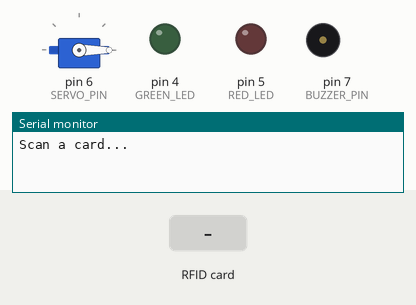
Simulated run of this sketch. Board: Arduino Uno, built with avr-gcc and run on an emulated ATmega328P. Shown: servo, output pins drawn as LEDs (lit = HIGH), buzzer (waves = sounding), the last lines printed to the serial monitor. Dashed ring = blinking. The inputs (shaded band) are chosen by the test bench. Pins used as bus, display or sensor lines are not drawn.

Above: at 1.2 s.
1.3 s: RFID card 5E 7A 19 C4 held to the reader
At 1.38 s:
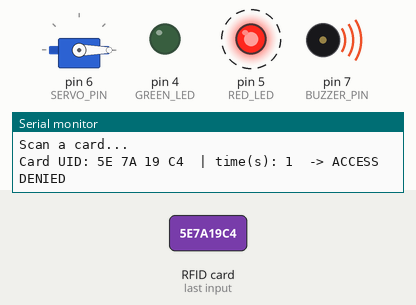
4.3 s: RFID card A1 B2 C3 D4 held to the reader
At 5.3 s:
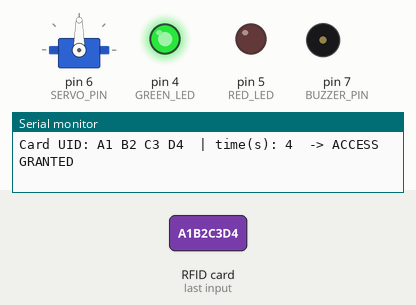
5.9 s: RFID card DE AD BE EF held to the reader
At 7.39 s:
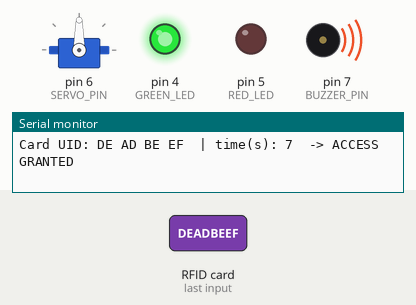
Timing chart, 0 to 11.8 s (numbered marks = the images above; inputs shaded):
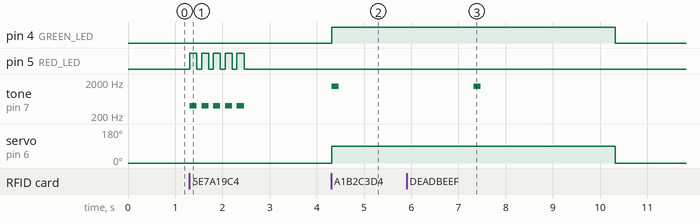

Measured:
- after the input at 1.3 s, pin 5 (RED_LED): alternates HIGH for 0.15 s and LOW for 0.10 s, 10 changes in all, then stays LOW, starting at once; tone on pin 7 (BUZZER_PIN): alternates 400 Hz for 0.15 s and silent for 0.10 s, 10 changes in all, then stays silent, starting at once
- after the input at 4.3 s, pin 4 (GREEN_LED): LOW → HIGH at once; tone on pin 7 (BUZZER_PIN): silent → 1500 Hz at once, → silent 0.15 s later; servo on pin 6 (SERVO_PIN): 0° → 90° at once
- after the input at 5.9 s, pin 4 (GREEN_LED): HIGH → LOW after 4.4 s instead of 1.4 s; tone on pin 7 (BUZZER_PIN): silent → 1500 Hz after 1.4 s, → silent 0.15 s later; servo on pin 6 (SERVO_PIN): 90° → 0° after 4.4 s instead of 1.4 s

The sketch:

21_rfid_door_lock.ino
```cpp
/*
  المستوى المتوسط — المشروع 6: قفل الأبواب الذكي وسجل الحضور (RFID RC522)
  كتاب: 38 مشروع في شهر — لؤي النصري (@robotlouay)

  المكتبة: MFRC522 (GithubCommunity)
  التوصيل:
    RC522: 3.3V → 3.3V (وليس 5V!)  GND → GND  RST → Pin 9  SDA(SS) → Pin 10
           MOSI → Pin 11   MISO → Pin 12   SCK → Pin 13
    Servo: إشارة → Pin 6   أحمر → 5V   بني → GND
    LED أخضر ← 220Ω ← Pin 4     LED أحمر ← 220Ω ← Pin 5
    Buzzer (+) → Pin 7
  الخطوة 1: قرّب بطاقتك وانسخ الـ UID من Serial Monitor.
  الخطوة 2: ضعه في جدول allowed[] ثم ارفع الكود من جديد.
*/

#include <SPI.h>
#include <MFRC522.h>
#include <Servo.h>

const int SS_PIN = 10, RST_PIN = 9;
const int SERVO_PIN = 6, GREEN_LED = 4, RED_LED = 5, BUZZER_PIN = 7;

MFRC522 rfid(SS_PIN, RST_PIN);
Servo door;

// البطاقات المسموح لها (غيّرها ببطاقاتك)
const char* allowed[] = { "A1 B2 C3 D4", "DE AD BE EF" };
const int ALLOWED_COUNT = sizeof(allowed) / sizeof(allowed[0]);

String readUid() {
  String uid = "";
  for (byte i = 0; i < rfid.uid.size; i++) {
    if (rfid.uid.uidByte[i] < 0x10) uid += "0";
    uid += String(rfid.uid.uidByte[i], HEX);
    if (i < rfid.uid.size - 1) uid += " ";
  }
  uid.toUpperCase();
  return uid;
}

bool isAllowed(const String& uid) {
  for (int i = 0; i < ALLOWED_COUNT; i++)
    if (uid == allowed[i]) return true;
  return false;
}

void grantAccess() {
  digitalWrite(GREEN_LED, HIGH);
  tone(BUZZER_PIN, 1500, 150);
  door.write(90);            // فتح
  delay(3000);
  door.write(0);             // إغلاق بعد 3 ثوانٍ
  digitalWrite(GREEN_LED, LOW);
}

void denyAccess() {
  for (int i = 0; i < 5; i++) {
    digitalWrite(RED_LED, HIGH);
    tone(BUZZER_PIN, 400);
    delay(150);
    digitalWrite(RED_LED, LOW);
    noTone(BUZZER_PIN);
    delay(100);
  }
}

void setup() {
  Serial.begin(9600);
  SPI.begin();
  rfid.PCD_Init();
  door.attach(SERVO_PIN);
  door.write(0);
  pinMode(GREEN_LED, OUTPUT);
  pinMode(RED_LED, OUTPUT);
  pinMode(BUZZER_PIN, OUTPUT);
  Serial.println("Scan a card...");
}

void loop() {
  if (!rfid.PICC_IsNewCardPresent() || !rfid.PICC_ReadCardSerial()) return;

  String uid = readUid();
  Serial.print("Card UID: ");
  Serial.print(uid);
  Serial.print("  | time(s): ");
  Serial.print(millis() / 1000);          // سجل حضور بسيط

  if (isAllowed(uid)) { Serial.println("  -> ACCESS GRANTED"); grantAccess(); }
  else                { Serial.println("  -> ACCESS DENIED");  denyAccess();  }

  rfid.PICC_HaltA();
  rfid.PCD_StopCrypto1();
}
```
